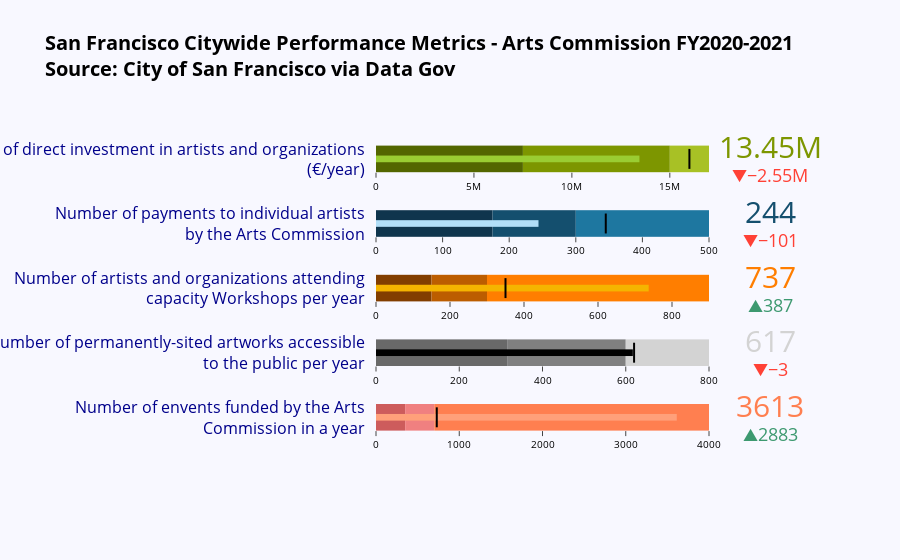

The notebook cell this image was saved under:
### Code cell
import plotly.graph_objects as go
import pandas as pd

df = pd.read_csv ('San_Francisco_Citywide_Performance_Metrics.csv', sep=';')
df_arts = df[df['Department Name'] == 'ARTS COMMISSION'][df['Fiscal Year'] == 'FY2020-21' ].copy()

fig = go.Figure()

fig.add_trace(go.Indicator(
    mode = "number+gauge+delta",
    value = df_arts['Full-Year Result'].iloc[0],
    number = {'font': {'size': 30, 'color': "Coral"}},
    delta = {'reference': df_arts['Target'].iloc[0], 'font': {'size': 18}},
    domain = {'x': [0.4, 1], 'y': [0.13, 0.2]},
    title = {'text': 'Number of envents funded by the Arts<br>Commission in a year', 'font': {'size': 16, 'color': "DarkBlue"}},    
    gauge = {
        'shape': "bullet",
        'borderwidth': 0,
        'axis': {'range': [None, 4000]},
        'threshold': {
            'line': {'color': "black", 'width': 2},
            'thickness': 0.75,
            'value': df_arts['Target'].iloc[0]},
        'steps': [
            {'range': [0, 350], 'color': "IndianRed"},
            {'range': [350, 700], 'color': "LightCoral"},
            {'range': [700, 4000], 'color': "Coral"}],        
        'bar': {'color': "LightSalmon"}}))

fig.add_trace(go.Indicator(
    mode = "number+gauge+delta",
    value = df_arts['Full-Year Result'].iloc[1],
    number = {'font': {'size': 30, 'color': "lightgray"}},
    delta = {'reference': df_arts['Target'].iloc[1], 'font': {'size': 18}},
    domain = {'x': [0.4, 1], 'y': [0.3, 0.37]},
    title = {'text': 'Number of permanently-sited artworks accessible<br>to the public per year', 'font': {'size': 16, 'color': "DarkBlue"}},    
    gauge = {
        'shape': "bullet",
        'borderwidth': 0,
        'axis': {'range': [None, 800]},
        'threshold': {
            'line': {'color': "black", 'width': 2},
            'thickness': 0.75,
            'value': df_arts['Target'].iloc[1]},
        'steps': [
            {'range': [0, 315], 'color': "dimgray"},
            {'range': [315, 600], 'color': "gray"},
            {'range': [600, 800], 'color': "lightgray"}],        
        'bar': {'color': "black"}}))

fig.add_trace(go.Indicator(
    mode = "number+gauge+delta",
    value = df_arts['Full-Year Result'].iloc[4],
    number = {'font': {'size': 30, 'color': "#ff7e00"}},
    delta = {'reference': df_arts['Target'].iloc[4], 'font': {'size': 18}},
    domain = {'x': [0.4, 1], 'y': [0.47, 0.54]},
    title = {'text' : 'Number of artists and organizations attending<br>capacity Workshops per year', 'font': {'size': 16, 'color': "DarkBlue"}},    
    gauge = {
        'shape': "bullet",
        'borderwidth': 0,
        'axis': {'range': [None, 900]},
        'threshold': {
            'line': {'color': "black", 'width': 2},
            'thickness': 0.75,
            'value': df_arts['Target'].iloc[4]},
        'steps': [
            {'range': [0, 150], 'color': '#823e00' },
            {'range': [150, 300], 'color': "#bc5d00"},
            {'range': [300, 900], 'color': "#ff7e00 "}],  
        'bar': {'color': "#f5b400"}}))

fig.add_trace(go.Indicator(
    mode = "number+gauge+delta",
    value = df_arts['Full-Year Result'].iloc[5],
    number = {'font': {'size': 30, 'color': "#144f6e"}},
    delta = {'reference': df_arts['Target'].iloc[5], 'font': {'size': 18}},
    domain = {'x': [0.4, 1], 'y': [0.64, 0.71]},
    title = {'text' : 'Number of payments to individual artists<br>by the Arts Commission', 'font': {'size': 16, 'color': "DarkBlue"}},    
    gauge = {
        'shape': "bullet",
        'borderwidth': 0,
        'axis': {'range': [None, 500]},
        'threshold': {
            'line': {'color': "black", 'width': 2},
            'thickness': 0.75,
            'value': df_arts['Target'].iloc[5]},
        'steps': [
            {'range': [0, 175], 'color': "#0f354d"},
            {'range': [175, 300], 'color': "#144f6e"},
            {'range': [300, 500], 'color': "#1e77a0"}],  
        'bar': {'color': "#b2dff8"}}))

fig.add_trace(go.Indicator(
    mode = "number+gauge+delta", 
    value = df_arts['Full-Year Result'].iloc[6],  
    number = {'font': {'size': 30, 'color': "#7d9600"}},
    delta = {'reference': df_arts['Target'].iloc[6], 'font': {'size': 18}},
    domain = {'x': [0.4, 1], 'y': [0.81, 0.88]},
    title = {'text' : 'Total of direct investment in artists and organizations<br>(€/year)', 'font': {'size': 16, 'color': "DarkBlue"}},    
    gauge = {
        'shape': "bullet",
        'borderwidth': 0,
        'axis': {'range': [None, 17000000]},        
        'threshold': {
            'line': {'color': "black", 'width': 2},            
            'thickness': 0.75,
            'value': df_arts['Target'].iloc[6]},
        'steps': [
            {'range': [0, 7500000], 'color': "#536600"},
            {'range': [7500000, 15000000], 'color': "#7d9600"},
            {'range': [15000000, 17000000], 'color': "#a8c125"}],  
        'bar': {'color': "YellowGreen"}}))

fig.update_layout(    
    title = {'text': "<b>San Francisco Citywide Performance Metrics - Arts Commission FY2020-2021<br>Source: City of San Francisco via <a href='https://catalog.data.gov/dataset/san-francisco-citywide-performance-metrics'>Data Gov</a></b>", 'font': {'size': 20}},       
    font=dict(size = 10, color = 'black'),    
    plot_bgcolor='GhostWhite',
    paper_bgcolor='GhostWhite'
)
fig.show()
fig.write_html("index.html")

### Figure 1 — Plotly figure (JSON) as saved in the notebook; plotly's stock layout.template omitted (floating-point values rounded to 4 significant figures)
{"data": [{"delta": {"font": {"size": 18}, "reference": 730}, "domain": {"x": [0.4, 1], "y": [0.13, 0.2]}, "gauge": {"axis": {"range": [null, 4000]}, "bar": {"color": "LightSalmon"}, "borderwidth": 0, "shape": "bullet", "steps": [{"color": "IndianRed", "range": [0, 350]}, {"color": "LightCoral", "range": [350, 700]}, {"color": "Coral", "range": [700, 4000]}], "threshold": {"line": {"color": "black", "width": 2}, "thickness": 0.75, "value": 730}}, "mode": "number+gauge+delta", "number": {"font": {"color": "Coral", "size": 30}}, "title": {"font": {"color": "DarkBlue", "size": 16}, "text": "Number of envents funded by the Arts<br>Commission in a year"}, "type": "indicator", "value": 3613}, {"delta": {"font": {"size": 18}, "reference": 620}, "domain": {"x": [0.4, 1], "y": [0.3, 0.37]}, "gauge": {"axis": {"range": [null, 800]}, "bar": {"color": "black"}, "borderwidth": 0, "shape": "bullet", "steps": [{"color": "dimgray", "range": [0, 315]}, {"color": "gray", "range": [315, 600]}, {"color": "lightgray", "range": [600, 800]}], "threshold": {"line": {"color": "black", "width": 2}, "thickness": 0.75, "value": 620}}, "mode": "number+gauge+delta", "number": {"font": {"color": "lightgray", "size": 30}}, "title": {"font": {"color": "DarkBlue", "size": 16}, "text": "Number of permanently-sited artworks accessible<br>to the public per year"}, "type": "indicator", "value": 617}, {"delta": {"font": {"size": 18}, "reference": 350}, "domain": {"x": [0.4, 1], "y": [0.47, 0.54]}, "gauge": {"axis": {"range": [null, 900]}, "bar": {"color": "#f5b400"}, "borderwidth": 0, "shape": "bullet", "steps": [{"color": "#823e00", "range": [0, 150]}, {"color": "#bc5d00", "range": [150, 300]}, {"color": "#ff7e00 ", "range": [300, 900]}], "threshold": {"line": {"color": "black", "width": 2}, "thickness": 0.75, "value": 350}}, "mode": "number+gauge+delta", "number": {"font": {"color": "#ff7e00", "size": 30}}, "title": {"font": {"color": "DarkBlue", "size": 16}, "text": "Number of artists and organizations attending<br>capacity Workshops per year"}, "type": "indicator", "value": 737}, {"delta": {"font": {"size": 18}, "reference": 345}, "domain": {"x": [0.4, 1], "y": [0.64, 0.71]}, "gauge": {"axis": {"range": [null, 500]}, "bar": {"color": "#b2dff8"}, "borderwidth": 0, "shape": "bullet", "steps": [{"color": "#0f354d", "range": [0, 175]}, {"color": "#144f6e", "range": [175, 300]}, {"color": "#1e77a0", "range": [300, 500]}], "threshold": {"line": {"color": "black", "width": 2}, "thickness": 0.75, "value": 345}}, "mode": "number+gauge+delta", "number": {"font": {"color": "#144f6e", "size": 30}}, "title": {"font": {"color": "DarkBlue", "size": 16}, "text": "Number of payments to individual artists<br>by the Arts Commission"}, "type": "indicator", "value": 244}, {"delta": {"font": {"size": 18}, "reference": 16000000}, "domain": {"x": [0.4, 1], "y": [0.81, 0.88]}, "gauge": {"axis": {"range": [null, 17000000]}, "bar": {"color": "YellowGreen"}, "borderwidth": 0, "shape": "bullet", "steps": [{"color": "#536600", "range": [0, 7500000]}, {"color": "#7d9600", "range": [7500000, 15000000]}, {"color": "#a8c125", "range": [15000000, 17000000]}], "threshold": {"line": {"color": "black", "width": 2}, "thickness": 0.75, "value": 16000000}}, "mode": "number+gauge+delta", "number": {"font": {"color": "#7d9600", "size": 30}}, "title": {"font": {"color": "DarkBlue", "size": 16}, "text": "Total of direct investment in artists and organizations<br>(€/year)"}, "type": "indicator", "value": 13448750}], "layout": {"font": {"color": "black", "size": 10}, "paper_bgcolor": "GhostWhite", "plot_bgcolor": "GhostWhite", "title": {"font": {"size": 20}, "text": "<b>San Francisco Citywide Performance Metrics - Arts Commission FY2020-2021<br>Source: City of San Francisco via <a href='https://catalog.data.gov/dataset/san-francisco-citywide-performance-metrics'>Data Gov</a></b>"}}}
